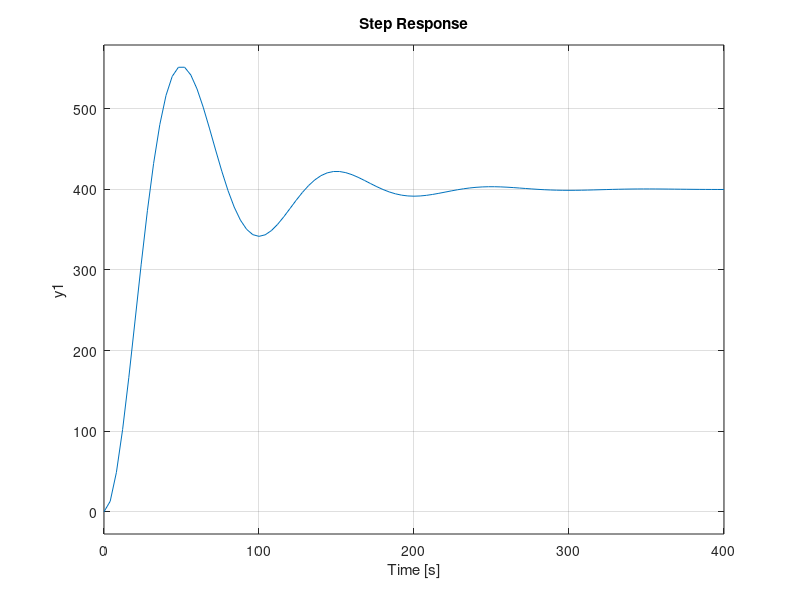

The MATLAB script that drew this image:
%%Natural Frequency, rise time of 10s
w_n = .157 / 2.389;
%%Damping Ratio, where a lot of the confusion comes from
zeta = .14649 * 2;
%%The target value, in our case the target flight height.
k = 400;
%%Numerator from 2nd order systems
Num = k * (w_n)^2;
%%Denominator from 2nd order systems
Den = [1 (2 * zeta * w_n) (w_n)^2];
%%Transfer function
myfunct = tf(Num, Den)
%%Step Response
step(myfunct);
 